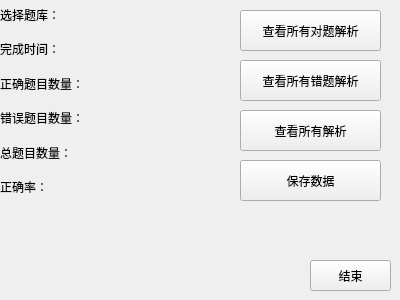
<?xml version="1.0" encoding="UTF-8"?>
<ui version="4.0">
 <class>End</class>
 <widget class="QWidget" name="End">
  <property name="geometry">
   <rect>
    <x>0</x>
    <y>0</y>
    <width>400</width>
    <height>300</height>
   </rect>
  </property>
  <property name="windowTitle">
   <string>结算</string>
  </property>
  <widget class="QWidget" name="verticalLayoutWidget">
   <property name="geometry">
    <rect>
     <x>0</x>
     <y>0</y>
     <width>221</width>
     <height>201</height>
    </rect>
   </property>
   <layout class="QVBoxLayout" name="verticalLayout">
    <item>
     <widget class="QLabel" name="Questions">
      <property name="text">
       <string>选择题库：</string>
      </property>
     </widget>
    </item>
    <item>
     <widget class="QLabel" name="Time">
      <property name="text">
       <string>完成时间：</string>
      </property>
     </widget>
    </item>
    <item>
     <widget class="QLabel" name="Tnumber">
      <property name="text">
       <string>正确题目数量：</string>
      </property>
     </widget>
    </item>
    <item>
     <widget class="QLabel" name="Fnumber">
      <property name="text">
       <string>错误题目数量：</string>
      </property>
     </widget>
    </item>
    <item>
     <widget class="QLabel" name="Anumber">
      <property name="text">
       <string>总题目数量：</string>
      </property>
     </widget>
    </item>
    <item>
     <widget class="QLabel" name="Accuracy">
      <property name="text">
       <string>正确率：</string>
      </property>
     </widget>
    </item>
   </layout>
  </widget>
  <widget class="QPushButton" name="FButton">
   <property name="geometry">
    <rect>
     <x>240</x>
     <y>60</y>
     <width>141</width>
     <height>41</height>
    </rect>
   </property>
   <property name="text">
    <string>查看所有错题解析</string>
   </property>
  </widget>
  <widget class="QPushButton" name="AButton">
   <property name="geometry">
    <rect>
     <x>240</x>
     <y>110</y>
     <width>141</width>
     <height>41</height>
    </rect>
   </property>
   <property name="text">
    <string>查看所有解析</string>
   </property>
  </widget>
  <widget class="QPushButton" name="TButton">
   <property name="geometry">
    <rect>
     <x>240</x>
     <y>10</y>
     <width>141</width>
     <height>41</height>
    </rect>
   </property>
   <property name="text">
    <string>查看所有对题解析</string>
   </property>
  </widget>
  <widget class="QPushButton" name="EndButton">
   <property name="geometry">
    <rect>
     <x>310</x>
     <y>260</y>
     <width>81</width>
     <height>31</height>
    </rect>
   </property>
   <property name="text">
    <string>结束</string>
   </property>
  </widget>
  <widget class="QPushButton" name="SButton">
   <property name="geometry">
    <rect>
     <x>240</x>
     <y>160</y>
     <width>141</width>
     <height>41</height>
    </rect>
   </property>
   <property name="text">
    <string>保存数据</string>
   </property>
  </widget>
 </widget>
 <resources/>
 <connections/>
</ui>
